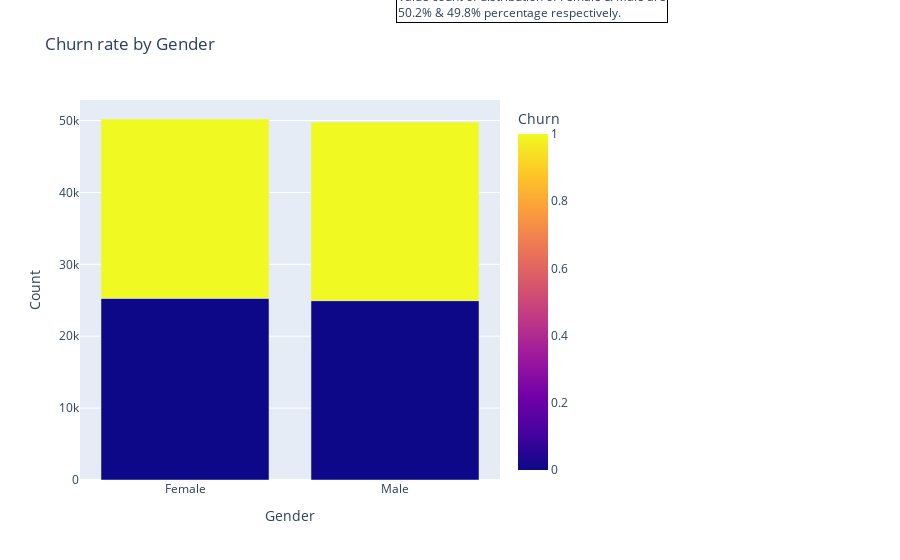
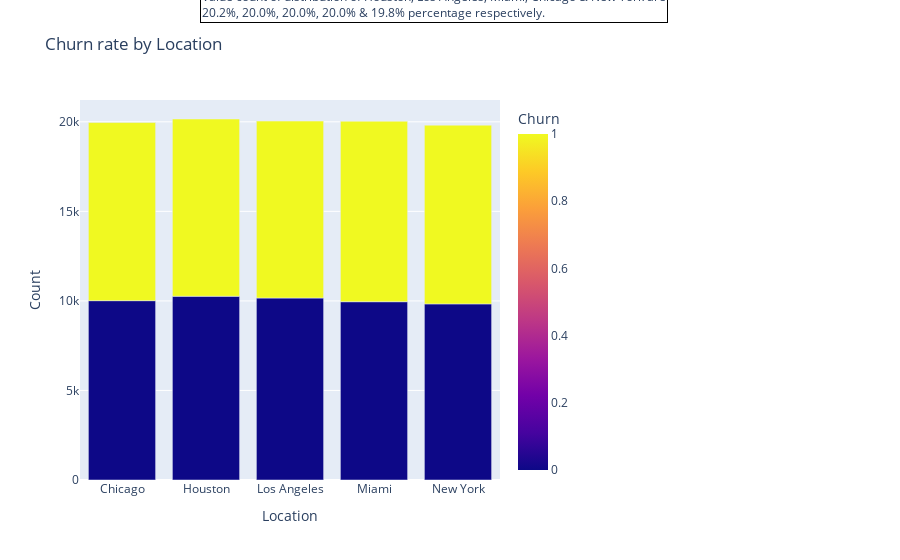

Notebook code for these charts, in order:
### Code cell
#Gender feature plot
bar('Gender')
bar('Location')

### Figure 1 — Plotly figure (JSON) as saved in the notebook; plotly's stock layout.template omitted (floating-point values rounded to 4 significant figures)
{"data": [{"alignmentgroup": "True", "hovertemplate": "Gender=%{x}<br>Count=%{y}<br>Churn=%{marker.color}<extra></extra>", "legendgroup": "", "marker": {"color": [0, 1, 0, 1], "coloraxis": "coloraxis", "pattern": {"shape": ""}}, "name": "", "offsetgroup": "", "orientation": "v", "showlegend": false, "textposition": "auto", "type": "bar", "x": ["Female", "Female", "Male", "Male"], "xaxis": "x", "y": [25272, 24944, 24949, 24835], "yaxis": "y"}], "layout": {"annotations": [{"align": "left", "bordercolor": "black", "borderwidth": 1, "showarrow": false, "text": "Value count of distribution of Female & Male are<br>50.2% & 49.8% percentage respectively.", "x": 1.4, "xref": "paper", "y": 1.3, "yref": "paper"}], "autosize": true, "barmode": "group", "coloraxis": {"colorbar": {"title": {"text": "Churn"}}, "colorscale": [[0, "#0d0887"], [0.1111, "#46039f"], [0.2222, "#7201a8"], [0.3333, "#9c179e"], [0.4444, "#bd3786"], [0.5556, "#d8576b"], [0.6667, "#ed7953"], [0.7778, "#fb9f3a"], [0.8889, "#fdca26"], [1, "#f0f921"]]}, "legend": {"tracegroupgap": 0}, "margin": {"r": 400}, "title": {"text": "Churn rate by Gender"}, "xaxis": {"anchor": "y", "autorange": true, "domain": [0, 1], "range": [-0.5, 1.5], "title": {"text": "Gender"}, "type": "category"}, "yaxis": {"anchor": "x", "autorange": true, "domain": [0, 1], "range": [0, 52860.0], "title": {"text": "Count"}, "type": "linear"}}}

### Figure 2 — Plotly figure (JSON) as saved in the notebook; plotly's stock layout.template omitted (floating-point values rounded to 4 significant figures)
{"data": [{"alignmentgroup": "True", "hovertemplate": "Location=%{x}<br>Count=%{y}<br>Churn=%{marker.color}<extra></extra>", "legendgroup": "", "marker": {"color": [0, 1, 0, 1, 0, 1, 0, 1, 0, 1], "coloraxis": "coloraxis", "pattern": {"shape": ""}}, "name": "", "offsetgroup": "", "orientation": "v", "showlegend": false, "textposition": "auto", "type": "bar", "x": ["Chicago", "Chicago", "Houston", "Houston", "Los Angeles", "Los Angeles", "Miami", "Miami", "New York", "New York"], "xaxis": "x", "y": [10013, 9945, 10258, 9899, 10161, 9880, 9955, 10076, 9834, 9979], "yaxis": "y"}], "layout": {"annotations": [{"align": "left", "bordercolor": "black", "borderwidth": 1, "showarrow": false, "text": "Value count of distribution of Houston, Los Angeles, Miami, Chicago & New York are<br>20.2%, 20.0%, 20.0%, 20.0% & 19.8% percentage respectively.", "x": 1.4, "xref": "paper", "y": 1.3, "yref": "paper"}], "autosize": true, "barmode": "group", "coloraxis": {"colorbar": {"title": {"text": "Churn"}}, "colorscale": [[0, "#0d0887"], [0.1111, "#46039f"], [0.2222, "#7201a8"], [0.3333, "#9c179e"], [0.4444, "#bd3786"], [0.5556, "#d8576b"], [0.6667, "#ed7953"], [0.7778, "#fb9f3a"], [0.8889, "#fdca26"], [1, "#f0f921"]]}, "legend": {"tracegroupgap": 0}, "margin": {"r": 400}, "title": {"text": "Churn rate by Location"}, "xaxis": {"anchor": "y", "autorange": true, "domain": [0, 1], "range": [-0.5, 4.5], "title": {"text": "Location"}, "type": "category"}, "yaxis": {"anchor": "x", "autorange": true, "domain": [0, 1], "range": [0, 21220.0], "title": {"text": "Count"}, "type": "linear"}}}
